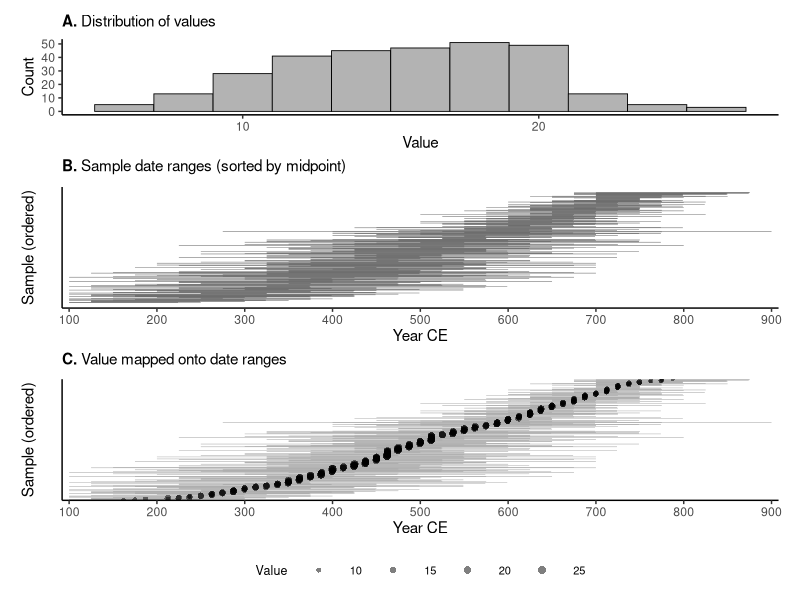

Generate this figure with R:
library(here)
library(tidyverse)
library(patchwork)

sim_data <- read_csv(here("Simulations", "data", "simulated_data.csv"),
                     show_col_types = FALSE)

sim_data <- sim_data %>%
  mutate(Midpoint = (Start_date + End_date) / 2) %>%
  arrange(Midpoint) %>%
  mutate(rank = row_number())

# ── Shared theme ─────────────────────────────────────────────────────────────

theme_panel <- theme_classic(base_size = 11) +
  theme(
    plot.title   = element_text(size = 11, face = "bold", hjust = 0),
    plot.margin  = margin(5, 10, 2, 10),
    axis.title.x = element_blank()
  )

# ── Panel A: Histogram of values ────────────────────────────────────────────

p_hist <- ggplot(sim_data, aes(x = Value)) +
  geom_histogram(binwidth = 2, fill = "grey70", colour = "black",
                 linewidth = 0.3) +
  labs(
    title = expression(bold("A.") ~ "Distribution of values"),
    y = "Count"
  ) +
  theme_panel +
  theme(axis.title.x = element_text())

# ── Panel B: Duration bars sorted by midpoint ───────────────────────────────

p_dur <- ggplot(sim_data, aes(y = rank)) +
  geom_segment(aes(x = Start_date, xend = End_date, yend = rank),
               linewidth = 0.15, colour = "grey30") +
  scale_x_continuous(breaks = seq(100, 900, 100), expand = c(0.01, 0)) +
  labs(
    title = expression(bold("B.") ~ "Sample date ranges (sorted by midpoint)"),
    x = "Year CE",
    y = "Sample (ordered)"
  ) +
  theme_panel +
  theme(
    axis.title.x = element_text(),
    axis.text.y  = element_blank(),
    axis.ticks.y = element_blank()
  )

# ── Panel C: Value vs time ──────────────────────────────────────────────────

p_val <- ggplot(sim_data, aes(y = reorder(factor(ID), Midpoint))) +
  geom_segment(aes(x = Start_date, xend = End_date, yend = reorder(factor(ID), Midpoint)),
               linewidth = 0.15, colour = "grey60") +
  geom_point(aes(x = Midpoint, size = Value), shape = 16, colour = "black",
             alpha = 0.5) +
  scale_x_continuous(breaks = seq(100, 900, 100), expand = c(0.01, 0)) +
  scale_size_continuous(range = c(0.3, 2.5)) +
  labs(
    title = expression(bold("C.") ~ "Value mapped onto date ranges"),
    x = "Year CE",
    y = "Sample (ordered)"
  ) +
  theme_panel +
  theme(
    axis.title.x = element_text(),
    axis.text.y  = element_blank(),
    axis.ticks.y = element_blank(),
    legend.position = "bottom",
    legend.key.width = unit(1.2, "cm"),
    legend.title = element_text(size = 9),
    legend.text  = element_text(size = 8)
  )

# ── Combine ──────────────────────────────────────────────────────────────────

p <- (p_hist / p_dur / p_val) +
  plot_layout(heights = c(1, 1.6, 1.6))

out_dir <- here("Simulations", "figures")
ggsave(file.path(out_dir, "exploratory_panel.png"), p,
       width = 7, height = 10, dpi = 300, bg = "white")

cat("Saved to", file.path(out_dir, "exploratory_panel.png"), "\n")
